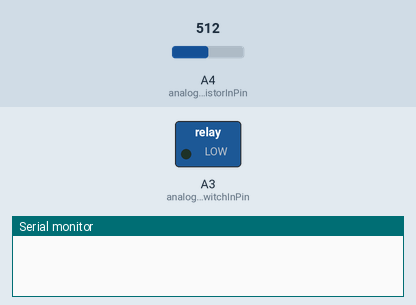
This sketch was run on a simulated Arduino Uno, built with avr-gcc and run on an emulated ATmega328P. Shown: switched loads named in the sketch (green lamp = pin HIGH), the last lines printed to the serial monitor. The inputs (shaded band) are chosen by the test bench; at power-on: A4 (analogHumidityResistorInPin) = 512.

Above: at 0.1 s.
At 42.7 s:
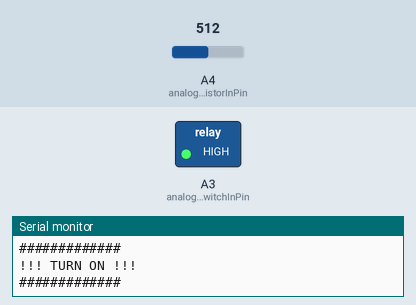
Timing chart, 0 to 44.2 s (numbered marks = the images above):
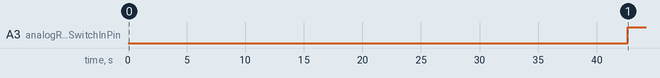

Measured:
- by itself, A3 (analogRelaySwitchInPin): LOW → HIGH at 42.7 s

The sketch:

badluefter.ino
```cpp
/*
  Swithes on/off a relay according to air humidity.

  Connections:
  1) VCC -> humidity resistor -> A4
  2) humidity resistor -> 160 Ohm resistor -> GND
  3) A3 -> relay switch detector
  4) VCC -> relay VCC
  5) GND -> relay GND
*/

//see pins_energia.h for more LED definitions
const int analogHumidityResistorInPin = A4;  // Analog input pin that the huminity resistor is attached to
const int analogRelaySwitchInPin = A3;  // Analog output pin that the relay is attached to
int sensorValue = 0;        // last read value
unsigned int movingAverage = 0;
unsigned int stableCheckCounter = 0;
unsigned int minStability = 15;
int thresholdToTurnOn = 315;
int thresholdToTurnOff = 445;
boolean isLuefterOn = false;
unsigned int readInterval = 2500;

// the setup routine runs once when you press reset:
void setup() {
  Serial.print("\nSETUP\n");
  // initialize serial communications at 9600 bps:
  Serial.begin(9600);
  pinMode(analogRelaySwitchInPin, OUTPUT);
  digitalWrite(analogRelaySwitchInPin, LOW);

}

void loop() {
  delay(readInterval);               // wait for a second
  handleNewValue(analogRead(analogHumidityResistorInPin));
  switchIfRequired();
  debugLog();
}

void switchIfRequired() {
  if (isStable()) {
    if (isLuefterOn && movingAverage < thresholdToTurnOff) {
      turnLuefterOff();
    } else if (!isLuefterOn && movingAverage >= thresholdToTurnOn) {
      turnLuefterOn();
    }
  }
}

void turnLuefterOn() {
  digitalWrite(analogRelaySwitchInPin, HIGH);
  Serial.print("\n\n#############\n!!! TURN ON !!!\n#############\n");
  isLuefterOn = true;
  stableCheckCounter = 0;
}

void turnLuefterOff() {
  digitalWrite(analogRelaySwitchInPin, LOW);
  Serial.print("\n\n#############\n!!! TURN OFF !!!\n#############\n");
  isLuefterOn = false;
  stableCheckCounter = 0;
}

boolean isStable() {
  return stableCheckCounter >= minStability;
}

void handleNewValue (int newValue){
  sensorValue = newValue;

  unsigned int lastMovingAverage = movingAverage;
  movingAverage = (movingAverage + newValue) / 2;

  int threshold = 0;
  if (isLuefterOn) {
    threshold = thresholdToTurnOff;
  } else {
    threshold = thresholdToTurnOn;
  }

  if (lastMovingAverage > threshold && movingAverage < threshold ) {
    stableCheckCounter = 0;
  } else if (lastMovingAverage < threshold && movingAverage > threshold ) {
    stableCheckCounter = 0;
  } else {
    stableCheckCounter++;
  }
}

//void setStableState(int mvAvg, int avg

void debugLog () {
  // print the results to the serial monitor:
  Serial.print("\n############");

  Serial.print("\nsensorValue = ");
  Serial.print(sensorValue);

  Serial.print("\nmovingAverage = ");
  Serial.print(movingAverage);

  Serial.print("\nstableCheckCounter = ");
  Serial.print(stableCheckCounter);

//  Serial.print("\nanalogRelaySwitchInPin = ");
//  Serial.print(analogRead(analogRelaySwitchInPin));
}
```
